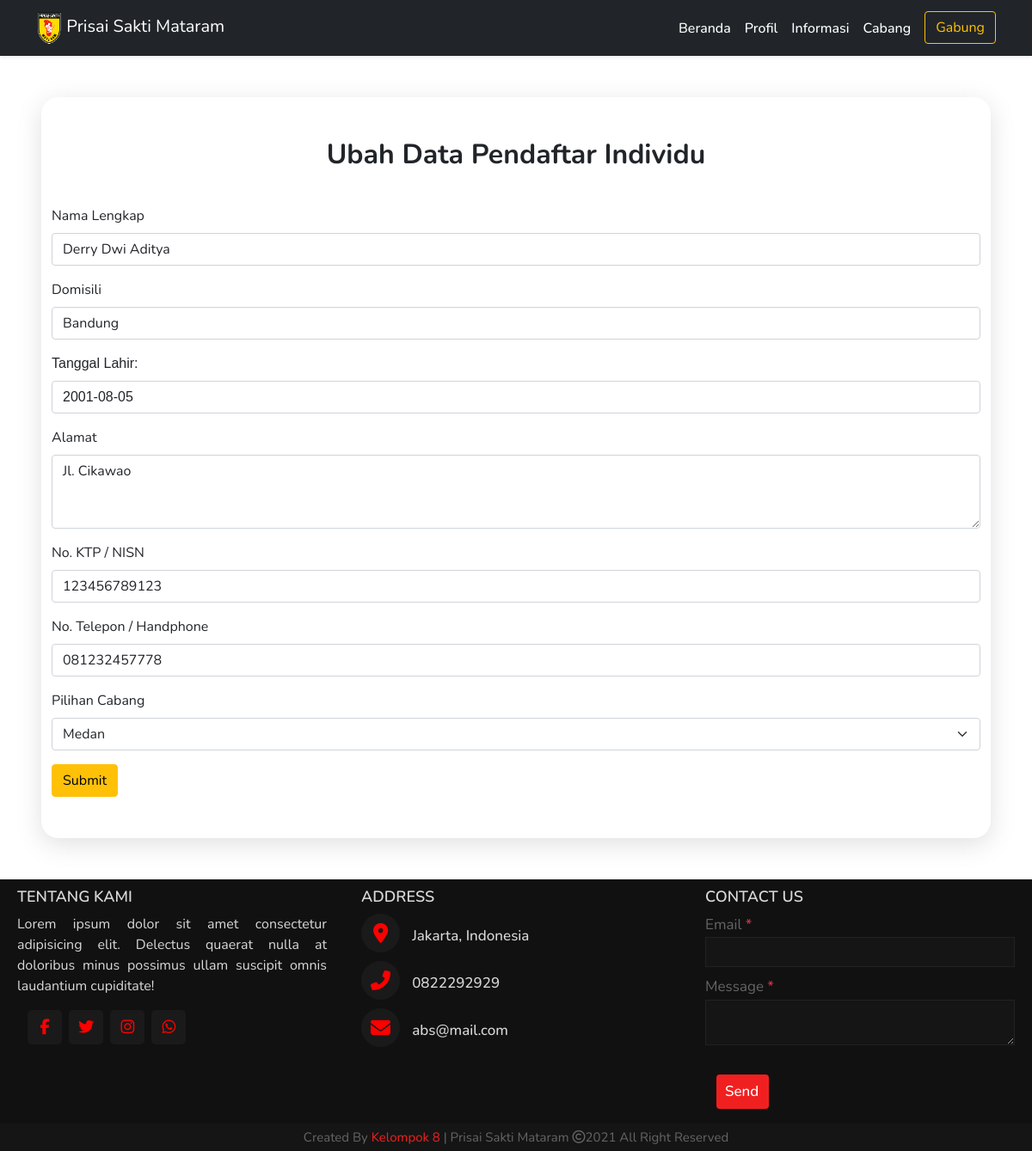
/ubah_data_pendaftar_individu.php?id=1, run on an earlier commit of the app's database.
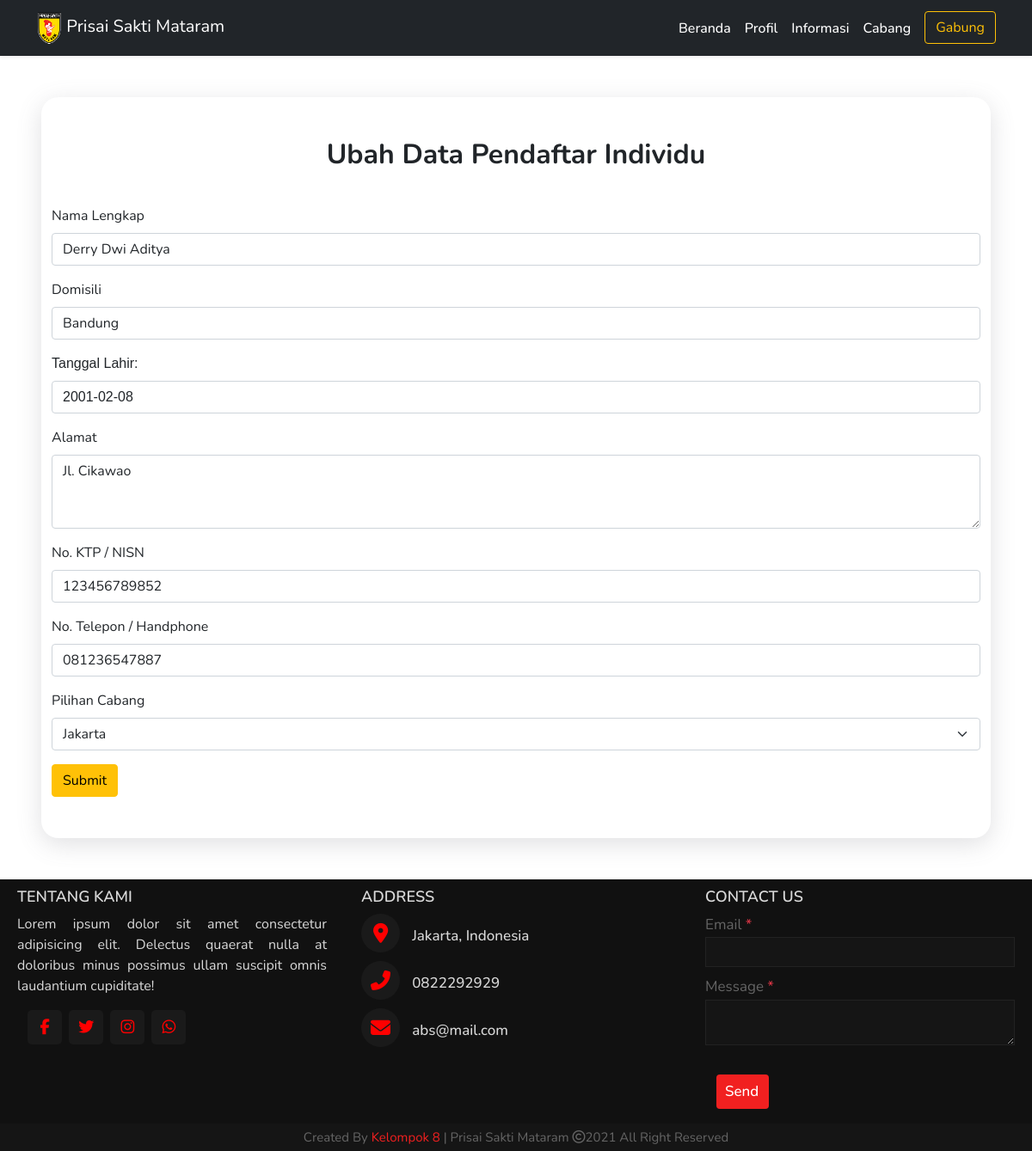
And on a later commit of the database.
### tables this page shows
CREATE TABLE `daftar_individu` (
  `id` int(9) NOT NULL,
  `nama` varchar(50) NOT NULL,
  `domisili` varchar(100) NOT NULL,
  `tanggal_lahir` date NOT NULL,
  `alamat` varchar(100) NOT NULL,
  `no_ktp` varchar(25) NOT NULL,
  `no_telp` varchar(50) NOT NULL,
  `cabang` varchar(50) NOT NULL,
  `invoice` varchar(150) NOT NULL
);

### functions.php (called while the page is built, shortened)
<?php
  $namaServer = "localhost";
  $user = "root";
  $password = "";
  $database = "psm";
  $koneksi = mysqli_connect($namaServer, $user, $password, $database) or die ("Koneksi Gagal");
  function query($query) {
    global $koneksi;
    $result = mysqli_query($koneksi, $query);
    $rows = [];
    while($row = mysqli_fetch_assoc($result)) {
      $rows[] = $row;
    }
    return $rows;
  }
?>

### ubah_data_pendaftar_individu.php (the view, shortened to what the changed rows need)
<?php
$id = $_GET['id'];
$pendaftar_individu = query("SELECT * FROM daftar_individu WHERE id = $id")[0];
?>
<!DOCTYPE html>
<html lang="en">
<head>
  <link href="https://cdn.jsdelivr.net/npm/bootstrap@5.0.0-beta2/dist/css/bootstrap.min.css" rel="stylesheet" />
  <link rel="stylesheet" href="style.css" />
  <link href="https://code.jquery.com/ui/1.12.1/themes/base/jquery-ui.css" rel="stylesheet">
</head>
<body>
  <section class="individu m-5">
    <div class="container">
      <h2 class="text-center pt-5 fw-bold">Ubah Data Pendaftar Individu</h2>
      <form action="" method="POST">
        <div class="mb-3 pt-4">
          <label for="exampleInputEmail1" class="form-label">Nama Lengkap</label>
          <input type="text" name="nama" class="form-control" id="exampleInputEmail1" aria-describedby="emailHelp" value="<?= $pendaftar_individu['nama'] ?>" required>
        </div>
        <div class="mb-3">
          <label for="exampleInputEmail1" class="form-label">Domisili</label>
          <input type="text" name="domisili" class="form-control" id="exampleInputEmail1" aria-describedby="emailHelp" value="<?= $pendaftar_individu['domisili'] ?>" required>
        </div>
        <div class="mb-3">
          <div class="ui-widget">
            <label for="datepicker" class="form-label">Tanggal Lahir: </label>
            <input type="text" id="datepicker" name="tanggal_lahir" class="form-control" aria-describedby="emailHelp" value="<?= $pendaftar_individu['tanggal_lahir'] ?>" required />
          </div>
        </div>
        <div class="mb-3">
          <label for="exampleFormControlTextarea1" class="form-label">Alamat</label>
          <textarea class="form-control" name="alamat" id="exampleFormControlTextarea1" rows="3"><?= $pendaftar_individu['alamat'] ?></textarea>
        </div>
        <div class="mb-3">
          <label for="exampleInputEmail1" class="form-label">No. KTP / NISN</label>
          <input type="text" name="no_ktp" class="form-control" id="exampleInputEmail1" aria-describedby="emailHelp" value="<?= $pendaftar_individu['no_ktp'] ?>" required>
        </div>
        <div class="mb-3">
          <label for="exampleInputEmail1" class="form-label">No. Telepon / Handphone</label>
          <input type="text" name="no_telp" class="form-control" id="exampleInputEmail1" aria-describedby="emailHelp" value="<?= $pendaftar_individu['no_telp'] ?>" required>
        </div>
        <div class="mb-3">
          <label for="exampleInputEmail1" class="form-label">Pilihan Cabang</label>
          <select class="form-select" name="cabang" aria-label="Default select example">
            <option value="Jakarta" <?php if ($pendaftar_individu['cabang'] == 'Jakarta') echo 'selected="Jakarta"' ?>>Jakarta</option>
            <option value="Medan" <?php if ($pendaftar_individu['cabang'] == 'Medan') echo 'selected="Medan"' ?>>Medan</option>
          </select>
        </div>
      </form>
    </div>
  </section>
  <footer>
    <div class="main-content">
      <div class="left box">
        <h2>Tentang Kami</h2>
      </div>
      <div class="center box">
        <h2>Address</h2>
      </div>
      <div class="right box">
        <h2>Contact us </h2>
      </div>
    </div>
  </footer>
</body>
</html>

What changed in the data, as far as the page shows it:
changed daftar_individu "Derry Dwi Aditya": tanggal_lahir "2001-08-05" → "2001-02-08"; no_ktp "123456789123" → "123456789852"; no_telp "081232457778" → "081236547887"; cabang "Medan" → "Jakarta"
